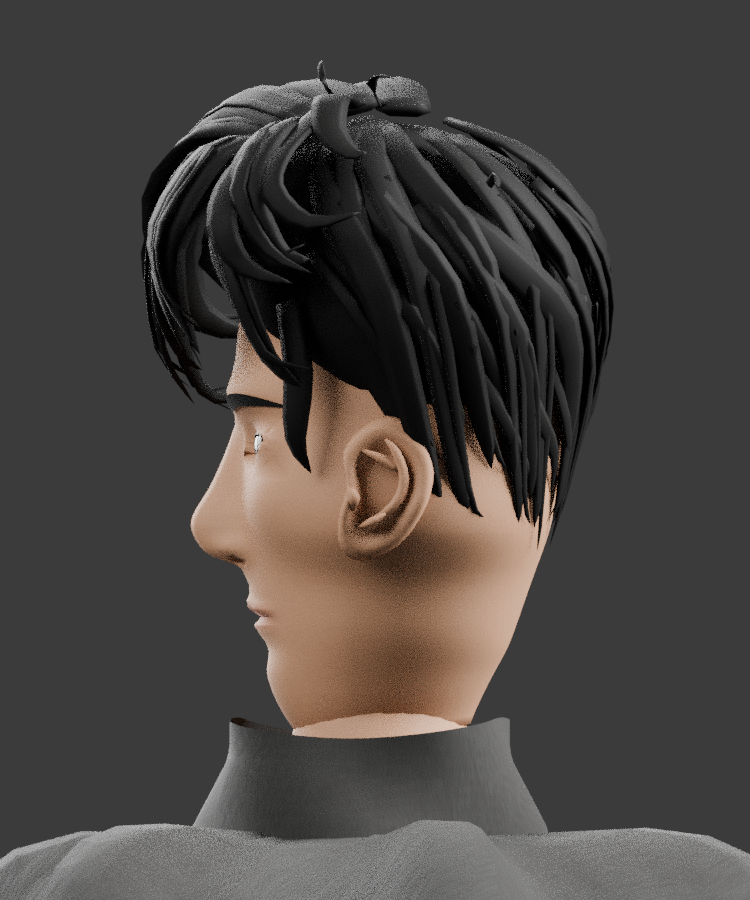
#> input picture docs/production/reviews/representative-revision-07/kiln-ninja-v13/kiln-ninja-ensemble-candidate/kiln-ninja-ensemble-candidate-unmasked-face_profile.png, 750 x 900 px, given in place of original.png, which was not available
$ python compare_only.py
#> lines starting #> are read from the running program, lines starting #| are printed output that depends on the picture; pictures that were not available may be replaced by others from this repository, and a replacement may not be noted
from pathlib import Path
from PIL import Image,ImageOps,ImageDraw
import json,hashlib,ast,datetime
p=Path(__file__).resolve().parent;d=p/'kiln-ninja-ensemble-candidate';old=Path('/tmp/ninja-v12/kiln-ninja-ensemble-candidate');refpath=Path('/workspace/Aetherion-The-Fifteen-Oaths/assets/references/reference-090/original.png');ref=Image.open(refpath).convert('RGB');stem='kiln-ninja-ensemble-candidate'
for name,box,view in [('front',(20,736,180,950),'portrait'),('profile',(184,736,360,950),'face_profile')]:
 sheet=Image.new('RGB',(1560,668),(238,238,235));draw=ImageDraw.Draw(sheet)
 for i,(label,im) in enumerate([('Original 090 unmasked panel',ref.crop(box)),('Frozen V12',Image.open(old/(stem+'-unmasked-'+view+'.png')).convert('RGB')),('V13 focused diagnostic - unapproved',Image.open(d/(stem+'-unmasked-'+view+'.png')).convert('RGB'))]):
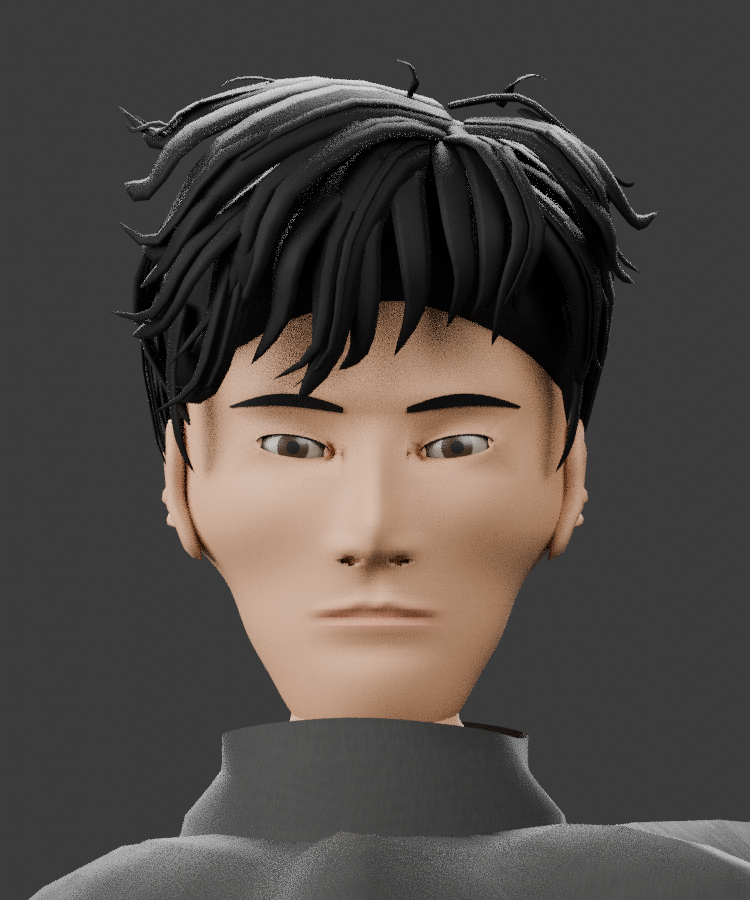
#> input picture docs/production/reviews/representative-revision-07/kiln-ninja-v13/kiln-ninja-ensemble-candidate/kiln-ninja-ensemble-candidate-unmasked-portrait.png, 750 x 900 px, found by its file name
  im=ImageOps.contain(im,(510,608));sheet.paste(im,(i*520+(520-im.width)//2,34+(608-im.height)//2));draw.text((i*520+8,10),label,fill='black')
#> after `im = ImageOps.contain(im, (510, 608))`:
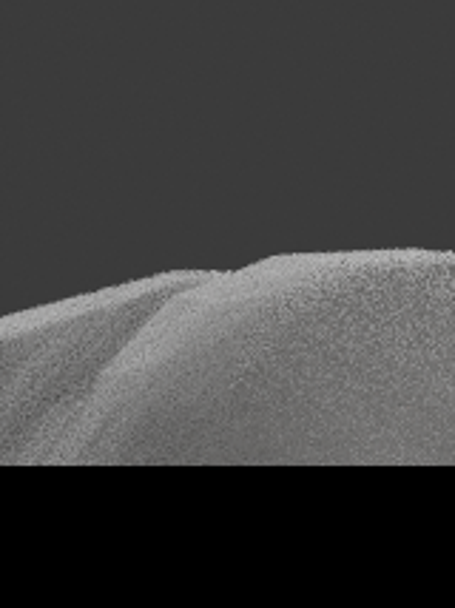
#> im: PIL image 455x608 RGB; mean R, G, B 65.8, 65.6, 65.4
#> after `sheet.paste(im, (i * 520 + (520 - im.width) // 2, 34 + (608 - im.heigh`:
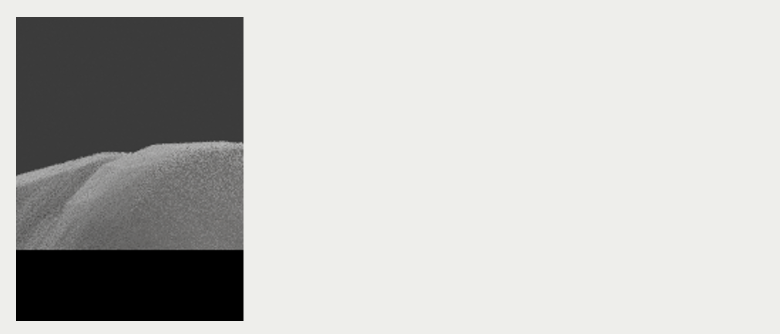
#> sheet: PIL image 1560x668 RGB (shown at 1/2 size); mean R, G, B 192.3, 192.2, 190
 draw.text((8,652),'Comparative framing only. No exact likeness, visual approval, or engine appearance parity claim.',fill='black');sheet.save(p/(name+'-comparison.png'))
#> after `draw.text((8, 652), 'Comparative framing only. No exact likeness, visu`:
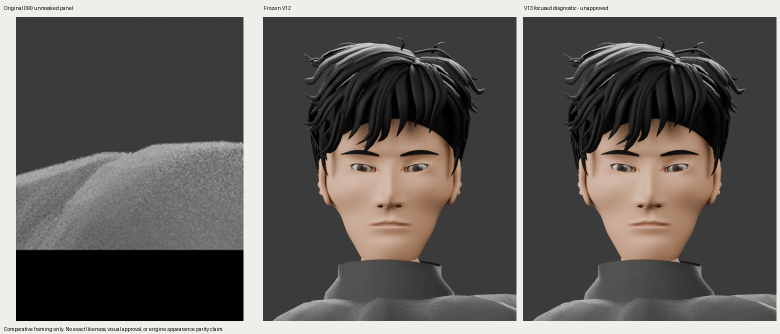
#> saved as front-comparison.png: PIL image 1560x668 RGB (shown at 1/2 size); mean R, G, B 98.1, 94.4, 91.5
